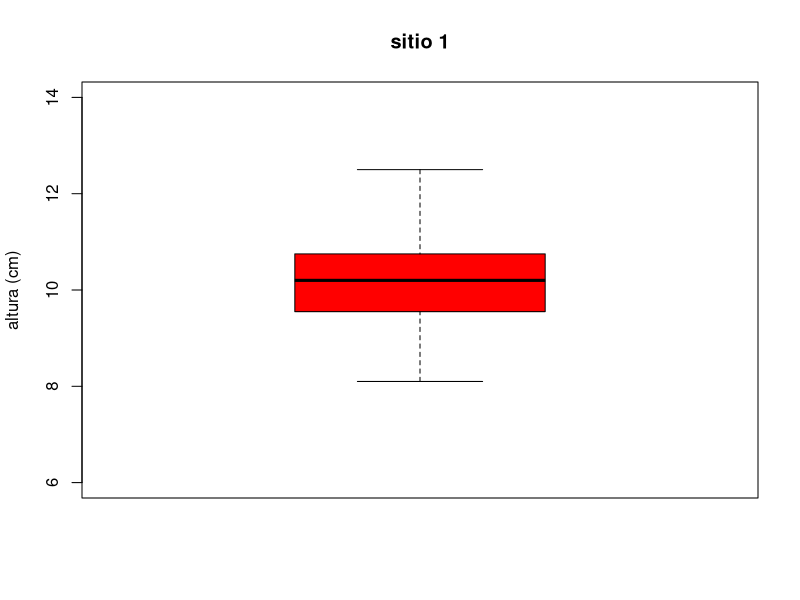

Source code (R):
# Leobardo Estrella Aldape 
# 21/08/2023
# Matricula: 2022958


# Importar datos ----------------------------------------------------------
# Funcion read.csv (sirve para importar datos csv a R)
setwd("C:/Repositorio_Git/Met_ES/codigos")
mediciones <- read.csv("mediciones.csv", header = TRUE)
head(mediciones) #funcion head (sirve para ver primeros 6 datos)


# Descriptivas  -----------------------------------------------------------
# medidas de tendencia central media, mediana, rango 

mean(mediciones$Altutra) #calcular Media
median(mediciones$Altutra) #Mediana 
range(mediciones$Altutra) #Rango 
fivenum(mediciones$Altutra) #datos de boxplot

#medidas de dispersion desviacion estandar, varianza 

sd(mediciones$Altutra) #desviacion estandar 
var(mediciones$Altutra) #varianza


# Graficas  ---------------------------------------------------------------

boxplot(mediciones$Altutra, 
        col = "red", #color
        ylab = "altura (cm)", #variable 
        main = "sitio 1", #titulo
        ylim = c(6,14)) #Datos


# Hipotesis  --------------------------------------------------------------

# xobs = 10.17 vs xteo = 11
# plantas de cedro deben de alcanzar una altutra de 11 cm en un año
# de acuerdo a los dichos de viveristas.
# El valor de alfa refrencia es de 0.05


# Procedimiento  ----------------------------------------------------------
#Aplicar la funcion t.test #nunca voy a poner la media,se ponen todos los datos 

t.test(mediciones$Altutra, mu = 11) #Para comparar datos, sacar el pvalue para saber si es hipotesis nula o alternativa, mu es muestra teorica 
#df: grados de libertad

t.test(mediciones$Altutra, mu = 10.5)

t.test(mediciones$Altutra, mu = 10.6)

t.test(mediciones$Altutra, mu = 10.55)


# Replicabilidad  ---------------------------------------------------------

# Guardar la prueba de t en un objeto llamado "prueba"
prueba <- t.test(mediciones$Altutra, mu = 11)

#conocer los grados de libertad 
prueba$parameter
#Conocer el p-value
prueba$p.value
#conocer intervalos de confianza 
prueba$conf.int





